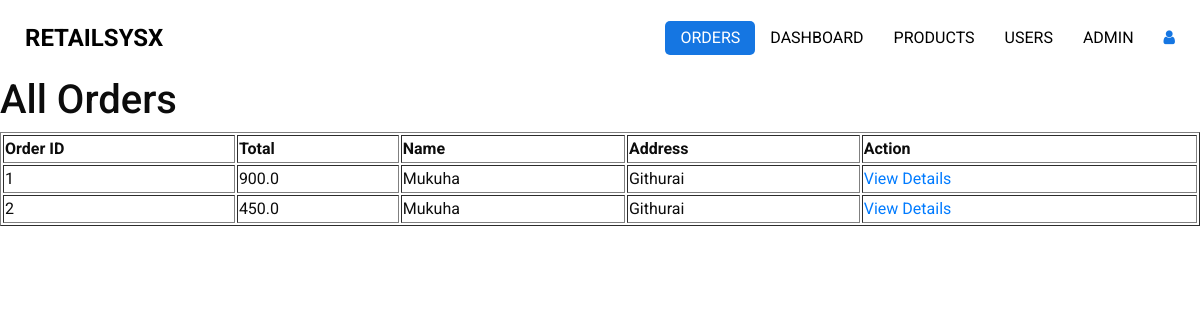
Page /all_orders (signed in) on the committed database.
### app.py (models this page shows)
class Order(db.Model):
    id = db.Column(db.Integer, primary_key=True)
    user_id = db.Column(db.Integer, db.ForeignKey('user.id', ondelete='CASCADE'), nullable=False)
    total = db.Column(db.Float, nullable=False)
    full_name = db.Column(db.String(100), nullable=False)
    address = db.Column(db.String(255), nullable=False)
    items = db.relationship('OrderItem', backref='order', lazy=True)

### app.py (the view)
@app.route('/all_orders')
@login_required
def all_orders():
    orders = Order.query.all()
    return render_template('admin/templates/admin_order.html', orders=orders)

### app.py (called while the page is built)
@login_manager.user_loader
def load_user(user_id):
    return User.query.get(int(user_id))

### templates/admin/templates/admin_order.html (shortened to what this page needs)
<!DOCTYPE html>
<html>
<head>
  <link rel="stylesheet" type="text/css" href="../static/css/bootstrap.css" />
  <link href="../static/css/font-awesome.min.css" rel="stylesheet" />
  <link href="../static/css/style.css" rel="stylesheet" />
  <link href="../static/css/responsive.css" rel="stylesheet" />
</head>
<body>
  <div class="hero_area">
    <header class="header_section">
      <div class="container-fluid">
        <nav class="navbar navbar-expand-lg custom_nav-container ">
          <a class="navbar-brand" href="href="{{ url_for('main') }}"">
            <span>
              RetailSysX
            </span>
          </a>
          <div class="collapse navbar-collapse" id="navbarSupportedContent">
            <ul class="navbar-nav  ">
              <li class="nav-item active">
                <a class="nav-link" href="">Orders </a>
              </li>
                 <li class="nav-item">
                <a class="nav-link" href="{{ url_for('admin_page') }}">Dashboard</a>
              </li>
              <li class="nav-item">
                <a class="nav-link" href="{{ url_for('manage_products') }}">Products</a>
              </li>
              <li class="nav-item">
                <a class="nav-link" href="{{ url_for('delete_user_page') }}">Users</a>
              </li>
              <li class="nav-item">
                <a class="nav-link" href="{{ url_for('view_emails') }}">Admin</a>
              </li>
            </ul>
            <div class="user_optio_box">
              <a href="{{ url_for('index') }}" onclick="return confirmLogout()">
                <i class="fa fa-user" aria-hidden="true" title="Logout as user"></i>
              </a>
            </div>
          </div>
        </nav>
      </div>
    </header>
<body>
    <h1>All Orders</h1>
    <table border="1">
        <thead>
            <tr>
                <th>Order ID</th>
                <th>Total</th>
                <th>Name</th>
                <th>Address</th>
                <th>Action</th>
            </tr>
        </thead>
        <tbody>
            {% for order in orders %}
                <tr>
                    <td>{{ order.id }}</td>
                    <td>{{ order.total }}</td>
                    <td>{{ order.full_name }}</td>
                    <td>{{ order.address }}</td>
                    <td><a href="{{ url_for('order_confirmation', order_id=order.id) }}">View Details</a></td>
                </tr>
            {% endfor %}
        </tbody>
    </table>
</body>
</html>

### static/css/style.css (style rules this page uses)
body { font-family: "Roboto", sans-serif; color: #0c0c0c; background-color: #ffffff; overflow-x: hidden; }
a, a:hover, a:focus { text-decoration: none; }
.hero_area { position: relative; min-height: 100vh; display: -webkit-box; display: -ms-flexbox; display: flex; -webkit-box-orient: vertical; -webkit-box-direction: normal; -ms-flex-direction: column; flex-direction: column; }
.header_section .container-fluid { padding-right: 25px; padding-left: 25px; }
.navbar-brand span { font-weight: bold; color: #000000; font-size: 24px; text-transform: uppercase; }
.custom_nav-container { padding: 15px 0; }
.custom_nav-container .navbar-nav { margin: auto; }
.custom_nav-container .navbar-nav .nav-item .nav-link { padding: 5px 25px; color: #000000; text-align: center; text-transform: uppercase; border-radius: 5px; -webkit-transition: all 0.3s; transition: all 0.3s; }
.custom_nav-container .navbar-nav .nav-item:hover .nav-link, .custom_nav-container .navbar-nav .nav-item.active .nav-link { color: #ffffff; background-color: #1576E2; }
.user_optio_box { display: -webkit-box; display: -ms-flexbox; display: flex; }
.user_optio_box a { margin-left: 15px; color: #1576E2; }

### static/css/responsive.css (style rules this page uses)
@media (max-width: 1300px) { .custom_nav-container .navbar-nav { margin: 0; margin-left: auto; align-items: center; } }
@media (max-width: 1300px) { .custom_nav-container .navbar-nav .nav-item .nav-link { padding: 5px 15px; } }

### rows in the picture
Order: id "1", total "900.0", full_name "Mukuha", address "Githurai"
Order: id "2", total "450.0", full_name "Mukuha", address "Githurai"
